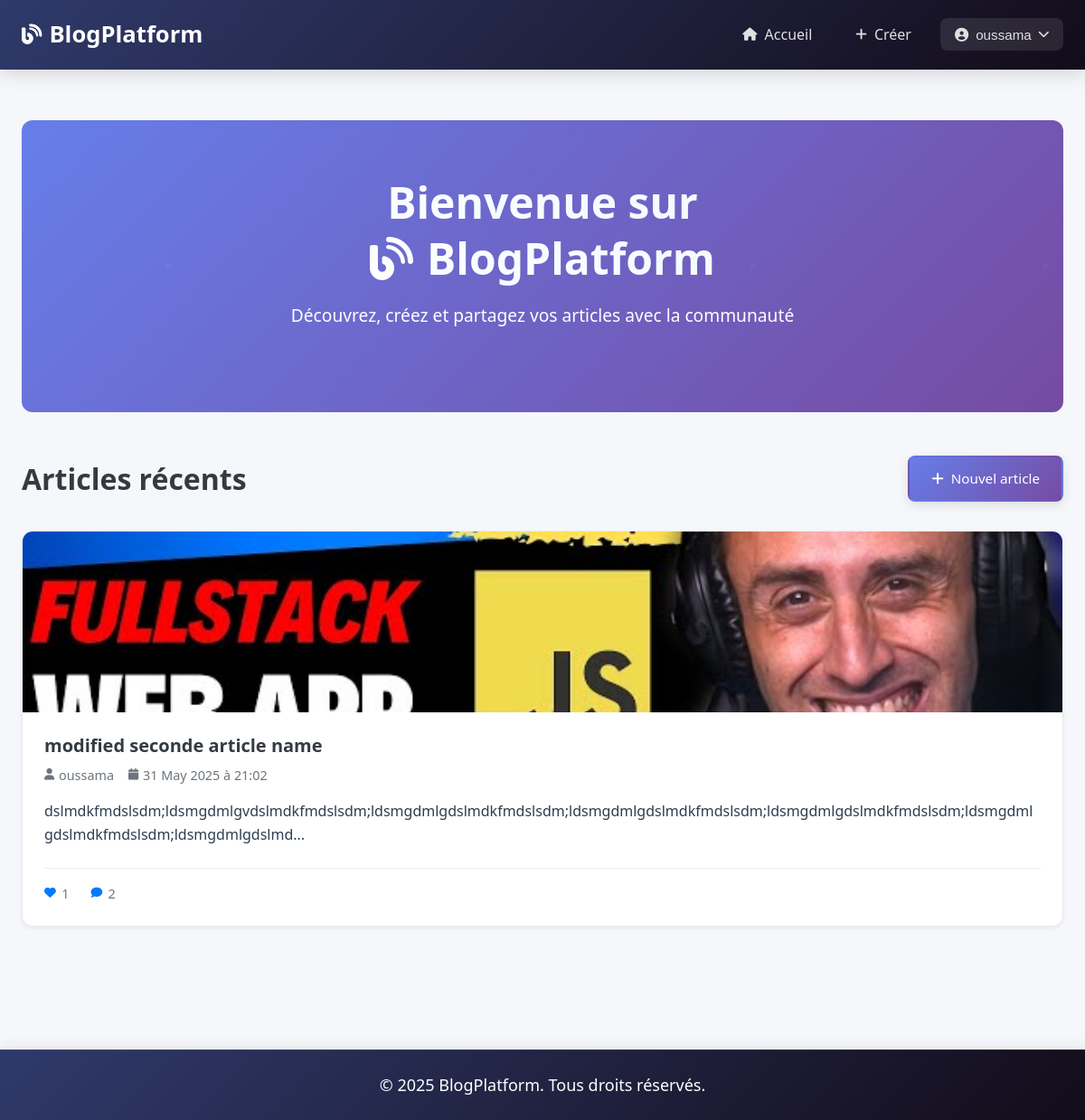
The page / (signed in) on the database its author committed.
### tables this page shows
CREATE TABLE users (
                id INTEGER PRIMARY KEY AUTOINCREMENT,
                username TEXT UNIQUE NOT NULL,
                email TEXT UNIQUE NOT NULL,
                password_hash TEXT NOT NULL,
                created_at TIMESTAMP DEFAULT CURRENT_TIMESTAMP
            );

CREATE TABLE articles (
                id INTEGER PRIMARY KEY AUTOINCREMENT,
                title TEXT NOT NULL,
                description TEXT,
                content TEXT NOT NULL,
                image_filename TEXT,
                author_id INTEGER NOT NULL,
                created_at TIMESTAMP DEFAULT CURRENT_TIMESTAMP,
                updated_at TIMESTAMP DEFAULT CURRENT_TIMESTAMP,
                FOREIGN KEY (author_id) REFERENCES users (id)
            );

### main.py (the view)
@app.route("/")
def home():
    user = get_current_user()
    articles = db.get_all_articles()
    return render_template(
        "index.html",
        title="Accueil - Blog Platform",
        user=user,
        articles=articles
    )

### database.py (called while the page is built)
    def get_connection(self):
        conn = sqlite3.connect(self.db_path)
        conn.row_factory = sqlite3.Row
        return conn

    def get_all_articles(self, limit=50):
        conn = self.get_connection()
        cursor = conn.cursor()
        cursor.execute('''
            SELECT a.*, u.username as author_name,
                   (SELECT COUNT(*) FROM likes WHERE article_id = a.id) as likes_count,
                   (SELECT COUNT(*) FROM comments WHERE article_id = a.id) as comments_count
            FROM articles a
            JOIN users u ON a.author_id = u.id
            ORDER BY a.created_at DESC
            LIMIT ?
        ''', (limit,))
        articles = cursor.fetchall()
        conn.close()
        return [dict(article) for article in articles]

### main.py (called while the page is built)
@app.template_filter('format_date')
def format_date_filter(date_value):
    if isinstance(date_value, str):
        try:
            date_value = datetime.fromisoformat(date_value.replace('Z', '+00:00'))
        except ValueError:
            try:
                date_value = datetime.strptime(date_value, '%Y-%m-%d %H:%M:%S')
            except ValueError:
                return date_value  # Retourner tel quel si impossible à analyser
    if isinstance(date_value, datetime):
        return date_value.strftime('%d %B %Y à %H:%M')
    return str(date_value)  # Solution de secours vers représentation string

@app.template_filter('truncate')
def truncate_filter(text, length=100):
    if not text:
        return ""
    text = str(text)
    if len(text) <= length:
        return text
    return text[:length].rstrip() + "..."

def get_current_user():
    sid = request.cookies.get("session_id")
    return session_mgr.get_user(sid) if sid else None

### utils/session_manager.py (called while the page is built)
    def get_user(self, session_id):
        if not session_id:
            return None
        session_file = os.path.join(self.sessions_dir, f"{session_id}.json")
        if not os.path.exists(session_file):
            return None
        try:
            with open(session_file, 'r') as f:
                session_data = json.load(f)
            expires_at = datetime.fromisoformat(session_data['expires_at'])
            if datetime.now() > expires_at:
                self.destroy_session(session_id)
                return None
            return session_data['user']
        except (json.JSONDecodeError, KeyError, ValueError):
            self.destroy_session(session_id)
            return None

### templates/index.html (shortened to what this page needs)
{% extends "base.html" %}
{% block styles %}
    <link rel="stylesheet" href="{{ url_for('static', filename='css/index.css') }}">
{% endblock %}
{% block content %}
<section class="hero-section">
    <div class="hero-content">
        <h1 class="hero-title"></i>Bienvenue sur
            <p><i class="fas fa-blog" style="margin-right: 15px;"></i>BlogPlatform</p>
        </h1>
        <p class="hero-subtitle">
            Découvrez, créez et partagez vos articles avec la communauté
        </p>
    </div>
</section>
<section>
    <div class="articles-header">
        <h2 class="articles-title">Articles récents</h2>
        {% if user %}
        <a href="/create-article" class="btn btn-primary">
            <i class="fas fa-plus"></i> Nouvel article
        </a>
        {% endif %}
    </div>
    {% if articles %}
    <div class="articles-grid">
        {% for a in articles %}
        <article class="article-card">
            <a href="/article/{{ a.id }}" class="article-link">
                {% if a.image_filename %}
                <img src="/static/{{ a.image_filename }}" alt="{{ a.title }}" class="article-image">
                {% else %}
                <div class="article-placeholder">
                    <i class="fas fa-file-alt"></i>
                </div>
                {% endif %}
                <div class="article-content">
                    <h3 class="article-title">{{ a.title }}</h3>
                    <div class="article-meta">
                        <div class="article-meta-item">
                            <i class="fas fa-user"></i>
                            <span>{{ a.author_name }}</span>
                        </div>
                        <div class="article-meta-item">
                            <i class="fas fa-calendar"></i>
                            <span>{{ a.created_at | format_date }}</span>
                        </div>
                    </div>
                    <p class="article-description">
                        {% if a.description %}
                        {{ a.description | truncate(150) }}
                        {% else %}
                        {{ a.content | truncate(150) }}
                        {% endif %}
                    </p>
                    <div class="article-stats">
                        <div class="article-stat">
                            <i class="fas fa-heart"></i>
                            <span>{{ a.likes_count }}</span>
                        </div>
                        <div class="article-stat">
                            <i class="fas fa-comment"></i>
                            <span>{{ a.comments_count }}</span>
                        </div>
                    </div>
                </div>
            </a>
        </article>
        {% endfor %}
    </div>
    {% endif %}
</section>
{% endblock %}

### templates/partials/navbar.html (shortened to what this page needs)
<header class="header">
    <nav class="navbar">
        <a href="/" class="logo">
            <i class="fas fa-blog"></i>BlogPlatform
        </a>
        <div class="nav-menu" id="navMenu">
            <a href="/" class="nav-link">
                <i class="fas fa-home"></i>Accueil
            </a>
            <a href="/create-article" class="nav-link">
                <i class="fas fa-plus"></i>Créer
            </a>
            <div class="nav-dropdown" id="userDropdown">
                <button class="nav-dropdown-btn">
                    <i class="fas fa-user-circle"></i>{{ user.username }}
                    <i class="fas fa-chevron-down"></i>
                </button>
            </div>
        </div>
    </nav>
</header>

### static/css/base.css (style rules this page uses)
:root { --primary-color: #007bff; --primary-dark: #0056b3; --primary-light: #66b3ff; --secondary-color: #6c757d; --success-color: #28a745; --danger-color: #dc3545; --warning-color: #ffc107; --info-color: #17a2b8; --light-color: #f8f9fa; --dark-color: #343a40; --background-color: #f5f7fa; --card-background: #ffffff; --text-color: #2c3e50; --text-muted: #6c757d; --border-color: #e9ecef; --shadow-sm: 0 2px 4px rgba(0, 0, 0, 0.06); --shadow-md: 0 4px 12px rgba(0, 0, 0, 0.1); --shadow-lg: 0 10px 25px rgba(0, 0, 0, 0.15); --border-radius: 8px; --border-radius-lg: 12px; --transition: all 0.3s cubic-bezier(0.4, 0, 0.2, 1); }
*, *::before, *::after { box-sizing: border-box; margin: 0; padding: 0; }
html { font-size: 16px; scroll-behavior: smooth; }
body { font-family: 'Segoe UI', Tahoma, Geneva, Verdana, sans-serif; background: var(--background-color); color: var(--text-color); line-height: 1.6; -webkit-font-smoothing: antialiased; -moz-osx-font-smoothing: grayscale; }
h1, h2, h3, h4, h5, h6 { font-weight: 600; line-height: 1.3; margin-bottom: 0.8rem; color: var(--dark-color); }
h1 { font-size: clamp(2rem, 5vw, 2.5rem); }
h2 { font-size: clamp(1.5rem, 4vw, 2rem); }
h3 { font-size: clamp(1.25rem, 3vw, 1.5rem); }
p { margin-bottom: 1rem; color: var(--text-color); }
a { color: var(--primary-color); text-decoration: none; transition: var(--transition); }
.btn { display: inline-flex; align-items: center; justify-content: center; gap: 0.5rem; padding: 0.7rem 1.5rem; border: 2px solid transparent; border-radius: var(--border-radius); cursor: pointer; text-decoration: none; font-size: 0.95rem; font-weight: 500; transition: var(--transition); position: relative; overflow: hidden; }
.btn::before { content: ''; position: absolute; top: 0; left: -100%; width: 100%; height: 100%; background: linear-gradient(90deg, transparent, rgba(255, 255, 255, 0.2), transparent); transition: left 0.5s; }
.btn-primary { background: linear-gradient(135deg, #667eea 0%, #764ba2 100%); color: white; box-shadow: var(--shadow-md); }

### static/css/partials/navbar.css (style rules this page uses)
.header { background: linear-gradient(135deg, #2f3a6b 0%, #130c19 100%); box-shadow: 0 4px 20px rgba(0, 0, 0, 0.15); position: sticky; top: 0; z-index: 1000; backdrop-filter: blur(10px); }
.navbar { display: flex; align-items: center; justify-content: space-between; max-width: 1200px; margin: 0 auto; padding: clamp(0.8rem, 2vw, 1rem) clamp(1rem, 2vw, 1.5rem); }
.logo { color: #fff; text-decoration: none; font-size: clamp(1.4rem, 3vw, 1.6rem); font-weight: 700; display: flex; align-items: center; transition: all 0.3s ease; background: white; -webkit-background-clip: text; -webkit-text-fill-color: transparent; background-clip: text; }
.logo i { margin-right: 0.5rem; background: white; -webkit-background-clip: text; -webkit-text-fill-color: transparent; font-size: 1.4rem; }
.nav-menu { display: flex; align-items: center; gap: 1rem; }
.nav-link { color: #e0e0e0; text-decoration: none; padding: clamp(0.5rem, 1vw, 0.6rem) 1rem; display: flex; align-items: center; border-radius: 8px; transition: all 0.3s ease; position: relative; font-weight: 500; }
.nav-link i { margin-right: 0.5rem; font-size: 0.9rem; }
.nav-dropdown { position: relative; }
.nav-dropdown-btn { background: rgba(255, 255, 255, 0.1); padding: clamp(0.5rem, 1vw, 0.6rem) 1rem; border: none; color: #e0e0e0; cursor: pointer; display: flex; align-items: center; font-size: 0.95rem; gap: 0.5rem; border-radius: 8px; transition: all 0.3s ease; font-weight: 500; backdrop-filter: blur(10px); }
.nav-dropdown-btn i:last-child { transition: transform 0.3s ease; font-size: 0.8rem; }

### rows shown on the page
users: username "oussama"
articles: image_filename (placeholder picture), title "modified seconde article name", author_name "oussama", created_at "31 May 2025 à 21:02", description "dslmdkfmdslsdm;ldsmgdmlgvdslmdkfmdslsdm;ldsmgdmlgdslmdkfmdslsdm;ldsmgdmlgdslmdkfmdslsdm;ldsmgdmlgdslmdkfmdslsdm;ldsmgdmlgdslmdkfmdslsdm;ldsmgdmlgdslmd...", likes_count "1", comments_count "2"
